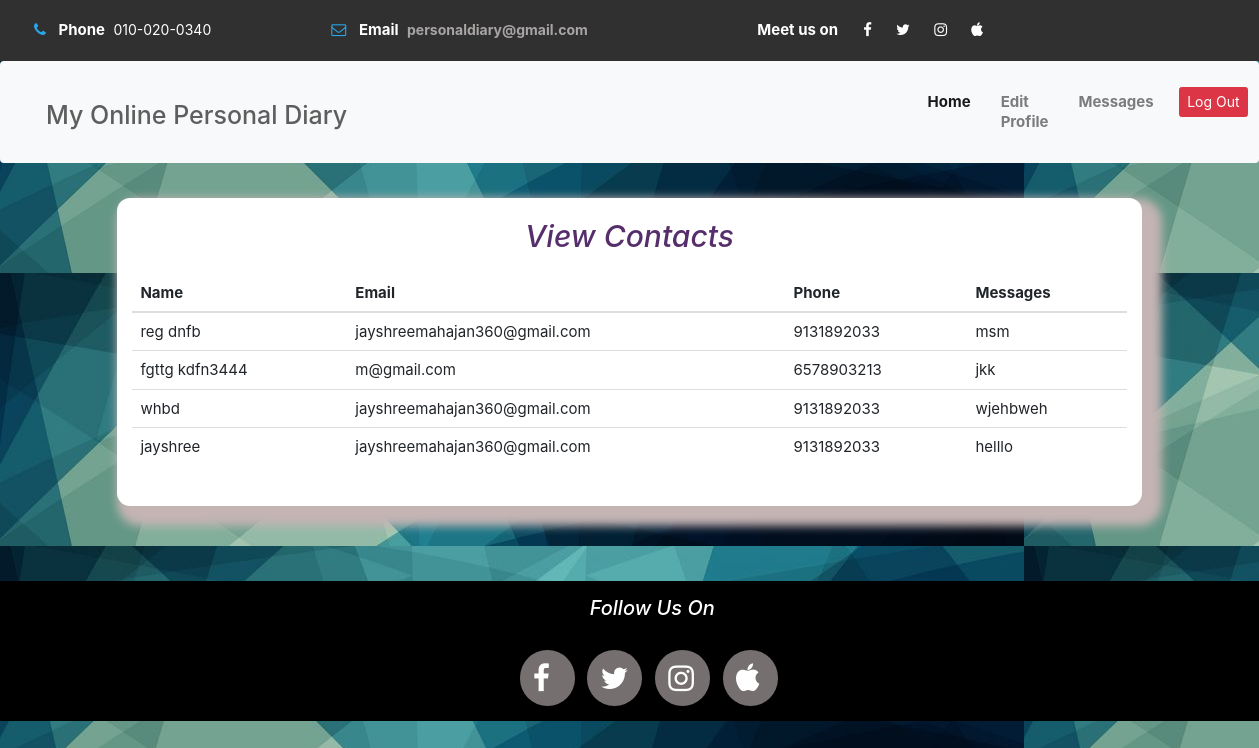
/admin/admin_contact.php (signed in), run on the app's committed database.
### tables this page shows
CREATE TABLE IF NOT EXISTS `contact` (
  `Id` int(255) NOT NULL AUTO_INCREMENT,
  `Name` varchar(255) NOT NULL,
  `Email` varchar(255) NOT NULL,
  `Phone` varchar(255) NOT NULL,
  `Message` varchar(255) NOT NULL,
  PRIMARY KEY (`Id`)
);

### admin/admin_contact.php (the view, shortened to what this page needs)
<?php
if($_SESSION['username']==true)
{
include("header.php");
	$reg_query=mysql_query("select * from contact");
	$reg_num=mysql_num_rows($reg_query);
?>
	<body style="background-image:url('image/diary11.jpg');overflow-y: scroll;
overflow-x: hidden;">
<div class="container-fluid">
  <div class="row">
    <div class="col-lg-12"><br>
	   <div class="col-lg-1"></div>
	  <div class="col-lg-10" style="background-color:white;border-radius:13px;box-shadow:10px 10px 10px 10px #c4b4b4;">
	   <h1 class="text-center" style="margin-top:20px;font-size:30px;color:#552e6b;">
	 <i>View Contacts</i></h1><br>
	<form method="post">
	 <div>
	    <table class="table" style="font-size:15px;">
  <thead>
    <tr>
      <th scope="col">Name</th>
      <th scope="col">Email</th>
      <th scope="col">Phone</th>
      <th scope="col">Messages</th>
    </tr>
  </thead>
  <tbody>
  <?php
for($i=1;$i<=$reg_num;$i++)
{
	$reg_fetch=mysql_fetch_array($reg_query);
?>
<tr>
<td><?php echo $reg_fetch['Name'];?></td>
<td><?php echo $reg_fetch['Email'];?></td>
<td><?php echo $reg_fetch['Phone'];?></td>
<td><?php echo $reg_fetch['Message'];?></td>
</tr>
<?php
}
  ?>
  </tbody>
</table>
<br>
	 </div><br>
	</form>
	  </div>
    </div>
  </div>
</div><br><br><br><br><br>
</body>
<?php
include("footer.php");
}
else
{
	echo "You are not logged In";
}
?>

### data on the page
contact: Name "reg dnfb", Email "jayshreemahajan360@gmail.com", Phone "9131892033", Message "msm"
contact: Name "fgttg kdfn3444", Email "m@gmail.com", Phone "6578903213", Message "jkk"
contact: Name "whbd", Email "jayshreemahajan360@gmail.com", Phone "9131892033", Message "wjehbweh"
contact: Name "jayshree", Email "jayshreemahajan360@gmail.com", Phone "9131892033", Message "helllo"
